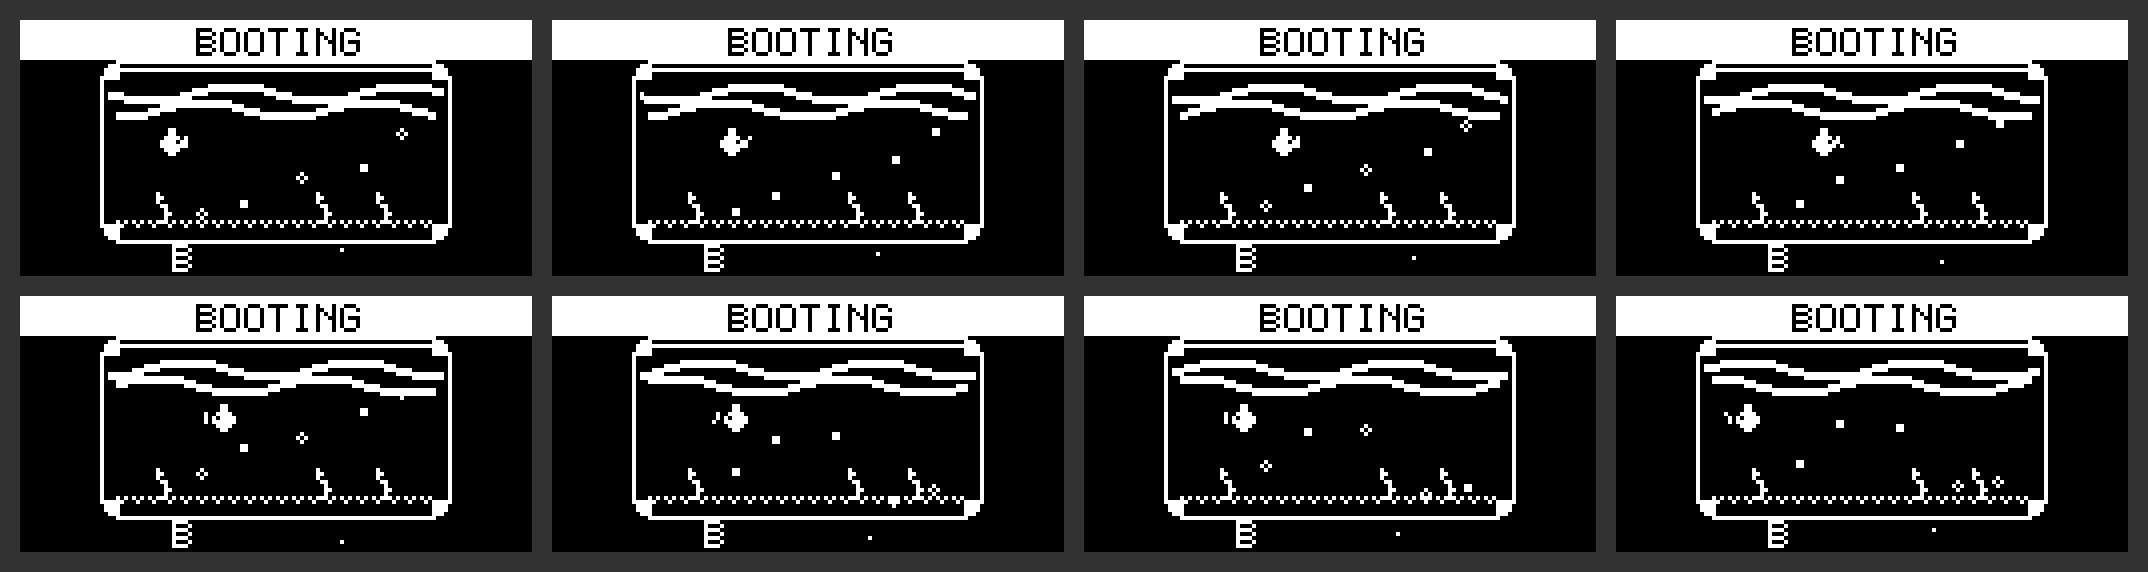

Python code for this plot:
# -*- coding: utf-8 -*-
"""
Aquarium Theme OLED Booting Animation Preview
Resolution: 128x64 pixels, monochrome display
"""

from PIL import Image, ImageDraw
import math
import os

OLED_W = 128
OLED_H = 64
SCALE = 4

BG_COLOR = 0       # Black background
FG_COLOR = 255     # White foreground

def create_oled_canvas():
    img = Image.new('L', (OLED_W * SCALE, OLED_H * SCALE), BG_COLOR)
    draw = ImageDraw.Draw(img)
    return img, draw

def draw_pixel(draw, x, y, color=FG_COLOR):
    if 0 <= x < OLED_W and 0 <= y < OLED_H:
        draw.rectangle(
            [x * SCALE, y * SCALE, (x + 1) * SCALE - 1, (y + 1) * SCALE - 1],
            fill=color
        )

def draw_line(draw, x1, y1, x2, y2, color=FG_COLOR):
    dx = abs(x2 - x1)
    dy = abs(y2 - y1)
    sx = 1 if x1 < x2 else -1
    sy = 1 if y1 < y2 else -1
    err = dx - dy
    
    while True:
        draw_pixel(draw, x1, y1, color)
        if x1 == x2 and y1 == y2:
            break
        e2 = 2 * err
        if e2 > -dy:
            err -= dy
            x1 += sx
        if e2 < dx:
            err += dx
            y1 += sy

def draw_circle(draw, cx, cy, r, color=FG_COLOR, fill=False):
    x = r
    y = 0
    err = 0
    
    while x >= y:
        if fill:
            for i in range(cx - x, cx + x + 1):
                draw_pixel(draw, i, cy + y, color)
                draw_pixel(draw, i, cy - y, color)
            for i in range(cx - y, cx + y + 1):
                draw_pixel(draw, i, cy + x, color)
                draw_pixel(draw, i, cy - x, color)
        else:
            draw_pixel(draw, cx + x, cy + y, color)
            draw_pixel(draw, cx + y, cy + x, color)
            draw_pixel(draw, cx - y, cy + x, color)
            draw_pixel(draw, cx - x, cy + y, color)
            draw_pixel(draw, cx - x, cy - y, color)
            draw_pixel(draw, cx - y, cy - x, color)
            draw_pixel(draw, cx + y, cy - x, color)
            draw_pixel(draw, cx + x, cy - y, color)
        
        if err <= 0:
            y += 1
            err += 2 * y + 1
        if err > 0:
            x -= 1
            err -= 2 * x + 1

def draw_rect(draw, x, y, w, h, color=FG_COLOR, fill=False):
    if fill:
        for i in range(x, x + w):
            for j in range(y, y + h):
                draw_pixel(draw, i, j, color)
    else:
        for i in range(x, x + w):
            draw_pixel(draw, i, y, color)
            draw_pixel(draw, i, y + h - 1, color)
        for j in range(y, y + h):
            draw_pixel(draw, x, j, color)
            draw_pixel(draw, x + w - 1, j, color)

def draw_round_rect(draw, x, y, w, h, r, color=FG_COLOR):
    draw_line(draw, x + r, y, x + w - r - 1, y, color)
    draw_line(draw, x + r, y + h - 1, x + w - r - 1, y + h - 1, color)
    draw_line(draw, x, y + r, x, y + h - r - 1, color)
    draw_line(draw, x + w - 1, y + r, x + w - 1, y + h - r - 1, color)
    for i in range(r):
        for j in range(r):
            if i * i + j * j <= r * r:
                draw_pixel(draw, x + r - i, y + r - j, color)
                draw_pixel(draw, x + w - r - 1 + i, y + r - j, color)
                draw_pixel(draw, x + r - i, y + h - r - 1 + j, color)
                draw_pixel(draw, x + w - r - 1 + i, y + h - r - 1 + j, color)

def draw_text_simple(draw, text, x, y, color=FG_COLOR):
    font = {
        'B': [[1,1,1,1,0],[1,0,0,0,1],[1,1,1,1,0],[1,0,0,0,1],[1,1,1,1,0],[1,0,0,0,1],[1,1,1,1,0]],
        'O': [[0,1,1,1,0],[1,0,0,0,1],[1,0,0,0,1],[1,0,0,0,1],[1,0,0,0,1],[1,0,0,0,1],[0,1,1,1,0]],
        'T': [[1,1,1,1,1],[0,0,1,0,0],[0,0,1,0,0],[0,0,1,0,0],[0,0,1,0,0],[0,0,1,0,0],[0,0,1,0,0]],
        'I': [[0,1,1,1,0],[0,0,1,0,0],[0,0,1,0,0],[0,0,1,0,0],[0,0,1,0,0],[0,0,1,0,0],[0,1,1,1,0]],
        'N': [[1,0,0,0,1],[1,1,0,0,1],[1,0,1,0,1],[1,0,0,1,1],[1,0,0,0,1],[1,0,0,0,1],[1,0,0,0,1]],
        'G': [[0,1,1,1,0],[1,0,0,0,1],[1,0,0,0,0],[1,0,1,1,1],[1,0,0,0,1],[1,0,0,0,1],[0,1,1,1,0]],
        '.': [[0,0,0,0,0],[0,0,0,0,0],[0,0,0,0,0],[0,0,0,0,0],[0,0,0,0,0],[0,0,0,0,0],[0,0,1,0,0]],
        'F': [[1,1,1,1,1],[1,0,0,0,0],[1,1,1,1,0],[1,0,0,0,0],[1,0,0,0,0],[1,0,0,0,0],[1,0,0,0,0]],
        'S': [[0,1,1,1,1],[1,0,0,0,0],[1,0,0,0,0],[0,1,1,1,0],[0,0,0,0,1],[0,0,0,0,1],[1,1,1,1,0]],
        'H': [[1,0,0,0,1],[1,0,0,0,1],[1,0,0,0,1],[1,1,1,1,1],[1,0,0,0,1],[1,0,0,0,1],[1,0,0,0,1]],
        'A': [[0,1,1,1,0],[1,0,0,0,1],[1,0,0,0,1],[1,1,1,1,1],[1,0,0,0,1],[1,0,0,0,1],[1,0,0,0,1]],
        'R': [[1,1,1,1,0],[1,0,0,0,1],[1,0,0,0,1],[1,1,1,1,0],[1,0,1,0,0],[1,0,0,1,0],[1,0,0,0,1]],
        'J': [[0,0,0,0,1],[0,0,0,0,1],[0,0,0,0,1],[0,0,0,0,1],[0,0,0,0,1],[1,0,0,0,1],[0,1,1,1,0]],
        'L': [[1,0,0,0,0],[1,0,0,0,0],[1,0,0,0,0],[1,0,0,0,0],[1,0,0,0,0],[1,0,0,0,0],[1,1,1,1,1]],
        'K': [[1,0,0,0,1],[1,0,0,1,0],[1,0,1,0,0],[1,1,0,0,0],[1,0,1,0,0],[1,0,0,1,0],[1,0,0,0,1]],
        'E': [[1,1,1,1,1],[1,0,0,0,0],[1,0,0,0,0],[1,1,1,1,0],[1,0,0,0,0],[1,0,0,0,0],[1,1,1,1,1]],
        'M': [[1,0,0,0,1],[1,1,0,1,1],[1,0,1,0,1],[1,0,0,0,1],[1,0,0,0,1],[1,0,0,0,1],[1,0,0,0,1]],
        'P': [[1,1,1,1,0],[1,0,0,0,1],[1,0,0,0,1],[1,1,1,1,0],[1,0,0,0,0],[1,0,0,0,0],[1,0,0,0,0]],
        'U': [[1,0,0,0,1],[1,0,0,0,1],[1,0,0,0,1],[1,0,0,0,1],[1,0,0,0,1],[1,0,0,0,1],[0,1,1,1,0]],
        '1': [[0,0,1,0,0],[0,1,1,0,0],[0,0,1,0,0],[0,0,1,0,0],[0,0,1,0,0],[0,0,1,0,0],[0,1,1,1,0]],
        '2': [[0,1,1,1,0],[1,0,0,0,1],[0,0,0,0,1],[0,0,0,1,0],[0,0,1,0,0],[0,1,0,0,0],[1,1,1,1,1]],
        '3': [[0,1,1,1,0],[1,0,0,0,1],[0,0,0,0,1],[0,0,1,1,0],[0,0,0,0,1],[1,0,0,0,1],[0,1,1,1,0]],
        '4': [[0,0,0,1,0],[0,0,1,1,0],[0,1,0,1,0],[1,0,0,1,0],[1,1,1,1,1],[0,0,0,1,0],[0,0,0,1,0]],
        '5': [[1,1,1,1,1],[1,0,0,0,0],[1,1,1,1,0],[0,0,0,0,1],[0,0,0,0,1],[1,0,0,0,1],[0,1,1,1,0]],
        '6': [[0,1,1,1,0],[1,0,0,0,0],[1,1,1,1,0],[1,0,0,0,1],[1,0,0,0,1],[1,0,0,0,1],[0,1,1,1,0]],
        '7': [[1,1,1,1,1],[0,0,0,0,1],[0,0,0,1,0],[0,0,1,0,0],[0,0,1,0,0],[0,0,1,0,0],[0,0,1,0,0]],
        '8': [[0,1,1,1,0],[1,0,0,0,1],[1,0,0,0,1],[0,1,1,1,0],[1,0,0,0,1],[1,0,0,0,1],[0,1,1,1,0]],
        '9': [[0,1,1,1,0],[1,0,0,0,1],[1,0,0,0,1],[0,1,1,1,1],[0,0,0,0,1],[0,0,0,0,1],[0,1,1,1,0]],
        '0': [[0,1,1,1,0],[1,0,0,1,1],[1,0,1,0,1],[1,1,0,0,1],[1,0,1,0,1],[1,0,0,1,1],[0,1,1,1,0]],
        '-': [[0,0,0,0,0],[0,0,0,0,0],[0,0,0,0,0],[1,1,1,1,1],[0,0,0,0,0],[0,0,0,0,0],[0,0,0,0,0]],
        '/': [[0,0,0,0,1],[0,0,0,1,0],[0,0,1,0,0],[0,1,0,0,0],[0,1,0,0,0],[1,0,0,0,0],[1,0,0,0,0]],
        ' ': [[0,0,0,0,0],[0,0,0,0,0],[0,0,0,0,0],[0,0,0,0,0],[0,0,0,0,0],[0,0,0,0,0],[0,0,0,0,0]],
    }
    
    cx = x
    for ch in text:
        if ch in font:
            data = font[ch]
            for row in range(7):
                for col in range(5):
                    if data[row][col]:
                        draw_pixel(draw, cx + col, y + row, color)
        cx += 6

def draw_fish(draw, x, y, direction=1, tail_phase=0):
    body = [
        "  XX  ",
        " XXXX ",
        "XXXXXX",
        "XXXXXX",
        " XXXX ",
        "  XX  ",
    ]
    
    if direction < 0:
        for row_idx, row in enumerate(body):
            for col_idx, pixel in enumerate(row):
                if pixel == 'X':
                    draw_pixel(draw, x + (5 - col_idx), y + row_idx, FG_COLOR)
    else:
        for row_idx, row in enumerate(body):
            for col_idx, pixel in enumerate(row):
                if pixel == 'X':
                    draw_pixel(draw, x + col_idx, y + row_idx, FG_COLOR)
    
    eye_x = x + (4 if direction > 0 else 1)
    draw_pixel(draw, eye_x, y + 2, BG_COLOR)
    
    tail_patterns = [
        ["X", "X", "X"],
        [" X", "X", "X "],
        ["X", "X", "X"],
        ["X ", "X", " X"],
    ]
    
    tail = tail_patterns[tail_phase % 4]
    tail_base_x = x + (6 if direction > 0 else -1)
    
    if direction > 0:
        for i, t in enumerate(tail):
            for j, c in enumerate(t):
                if c == 'X':
                    draw_pixel(draw, tail_base_x + j, y + 1 + i, FG_COLOR)
    else:
        for i, t in enumerate(tail):
            for j, c in enumerate(t):
                if c == 'X':
                    draw_pixel(draw, tail_base_x - len(t) + j, y + 1 + i, FG_COLOR)
    
    fin_y = y - 1
    draw_pixel(draw, x + 2, fin_y, FG_COLOR)
    draw_pixel(draw, x + 3, fin_y, FG_COLOR)

def draw_wave(draw, y, phase, width=100):
    x_start = (OLED_W - width) // 2
    for x in range(width):
        wave_y = int(y + math.sin((x + phase) * 0.15) * 2)
        draw_pixel(draw, x_start + x, wave_y, FG_COLOR)
        draw_pixel(draw, x_start + x, wave_y + 1, FG_COLOR)

def draw_bubbles(draw, bubbles, frame):
    for bx, base_y, speed, offset in bubbles:
        rise = ((frame * speed + offset) % 25)
        by = base_y - rise
        if by < 15:
            continue
        
        if rise % 2 == 0:
            draw_circle(draw, bx, by, 1, FG_COLOR)
        else:
            draw_pixel(draw, bx, by, FG_COLOR)
            draw_pixel(draw, bx + 1, by, FG_COLOR)
            draw_pixel(draw, bx, by + 1, FG_COLOR)
            draw_pixel(draw, bx + 1, by + 1, FG_COLOR)

def draw_aquarium_frame(draw):
    draw_round_rect(draw, 20, 10, 88, 46, 4, FG_COLOR)
    draw_line(draw, 22, 12, 105, 12, FG_COLOR)
    
    sand_y = 50
    for x in range(24, 104, 2):
        draw_pixel(draw, x, sand_y, FG_COLOR)
        if x % 4 == 0:
            draw_pixel(draw, x + 1, sand_y + 1, FG_COLOR)
    
    for weed_x in [35, 75, 90]:
        for i in range(8):
            wx = weed_x + int(math.sin(i * 0.8) * 2)
            draw_pixel(draw, wx, 50 - i, FG_COLOR)
            if i % 2 == 0:
                draw_pixel(draw, wx + 1, 50 - i, FG_COLOR)

def draw_progress_dots(draw, frame):
    text_x = 38
    text_y = 56
    draw_text_simple(draw, "Booting", text_x, text_y, FG_COLOR)
    
    dot_x = text_x + 42
    dot_positions = [
        (0, -2), (1, -1), (2, 0), (1, 1), (0, 2), (-1, 1), (-2, 0), (-1, -1)
    ]
    
    for i, (dx, dy) in enumerate(dot_positions):
        if i == (frame % 8):
            draw_pixel(draw, dot_x + dx, text_y + 3 + dy, FG_COLOR)

def draw_frame(frame_idx, total_frames=8):
    img, draw = create_oled_canvas()
    
    # Top title bar (inverted)
    draw_rect(draw, 0, 0, OLED_W, 10, FG_COLOR, fill=True)
    draw_text_simple(draw, "BOOTING", 44, 2, BG_COLOR)
    
    # Aquarium frame
    draw_aquarium_frame(draw)
    
    # Water waves
    wave_phase = frame_idx * 3
    draw_wave(draw, 18, wave_phase, 84)
    draw_wave(draw, 22, wave_phase + 10, 80)
    
    # Swimming fish
    fish_x = 35 + int(math.sin(frame_idx * 0.5) * 15)
    fish_y = 28
    fish_dir = 1 if math.cos(frame_idx * 0.5) > 0 else -1
    draw_fish(draw, fish_x, fish_y, fish_dir, frame_idx % 4)
    
    # Bubbles
    bubbles = [
        (45, 48, 1, 0),
        (55, 50, 2, 5),
        (70, 49, 1, 10),
        (85, 51, 2, 15),
        (95, 48, 1, 20),
    ]
    draw_bubbles(draw, bubbles, frame_idx)
    
    # Progress indicator
    draw_progress_dots(draw, frame_idx)
    
    return img

def generate_preview():
    output_dir = os.path.dirname(os.path.abspath(__file__))
    
    frames = []
    total_frames = 8
    
    for i in range(total_frames):
        frame = draw_frame(i, total_frames)
        frames.append(frame)
        frame.save(os.path.join(output_dir, "booting_frame_{}.png".format(i)))
    
    # Create combined preview (4x2 grid)
    preview_w = OLED_W * SCALE * 4 + 20 * 5
    preview_h = OLED_H * SCALE * 2 + 20 * 3
    preview = Image.new('L', (preview_w, preview_h), 50)
    
    for i, frame in enumerate(frames):
        col = i % 4
        row = i // 4
        x = 20 + col * (OLED_W * SCALE + 20)
        y = 20 + row * (OLED_H * SCALE + 20)
        preview.paste(frame, (x, y))
    
    preview.save(os.path.join(output_dir, "booting_animation_preview.png"))
    
    # Vertical sequence
    doc_h = OLED_H * SCALE * total_frames + 10 * (total_frames + 1)
    doc_img = Image.new('L', (OLED_W * SCALE + 20, doc_h), 50)
    for i, frame in enumerate(frames):
        y = 10 + i * (OLED_H * SCALE + 10)
        doc_img.paste(frame, (10, y))
    doc_img.save(os.path.join(output_dir, "booting_animation_sequence.png"))
    
    print("Generated {} frames:".format(total_frames))
    for i in range(total_frames):
        print("  - booting_frame_{}.png".format(i))
    print("Preview saved to: booting_animation_preview.png")
    print("Sequence saved to: booting_animation_sequence.png")

if __name__ == "__main__":
    generate_preview()
